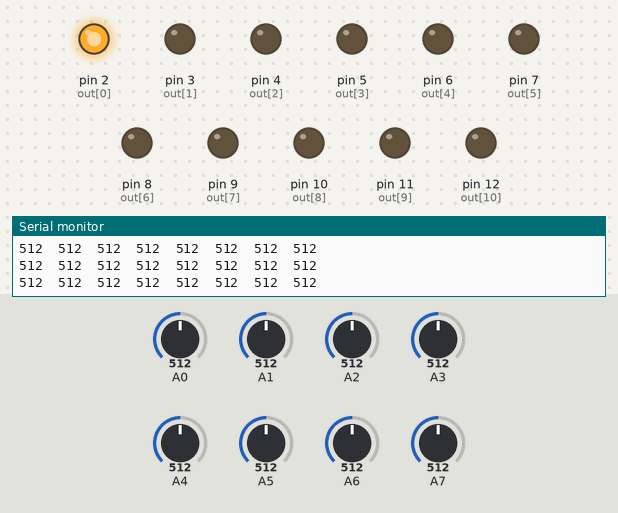
The sketch below on a simulated Arduino Nano, built with avr-gcc and run on an emulated ATmega328P. Parts: output pins drawn as LEDs (lit = HIGH), the last lines printed to the serial monitor. The inputs (shaded band) are chosen by the test bench; at power-on: A0 = 512, A1 = 512, A4 = 512, A2 = 512, A3 = 512, A5 = 512, A6 = 512, A7 = 512.

Above: at 1.2 s.
1.3 s: A0 set to 109
4.3 s: A0 set to 88
7.3 s: A1 set to 239
10.3 s: A1 set to 214
At 10.9 s:
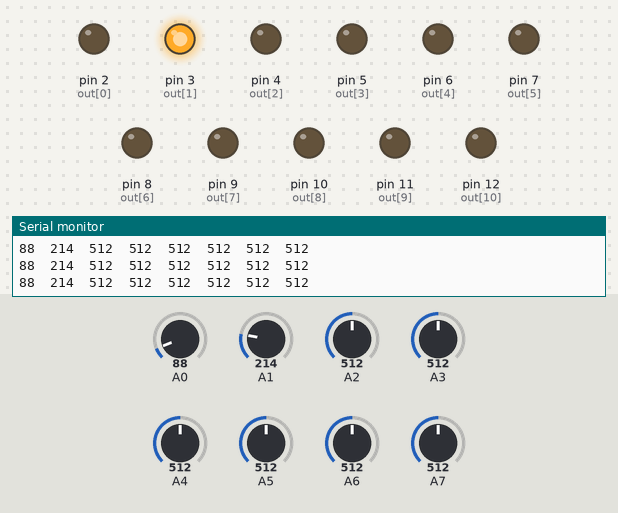
11.8 s: A4 set to 244
14.8 s: A4 set to 223
At 15.4 s:
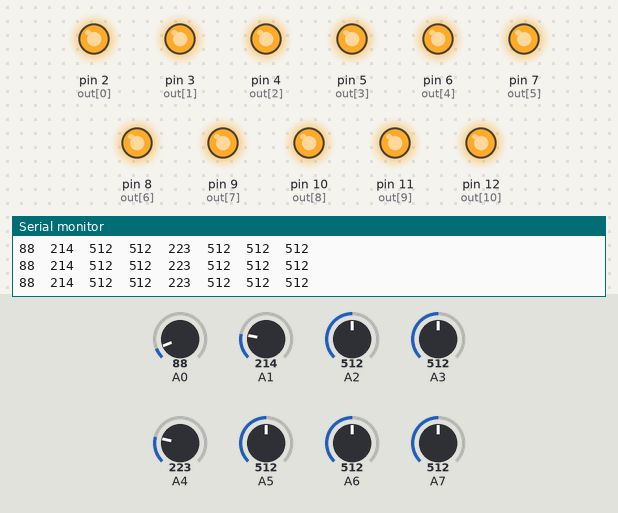
Timing chart, 0 to 17.3 s (numbered marks = the images above; inputs shaded):
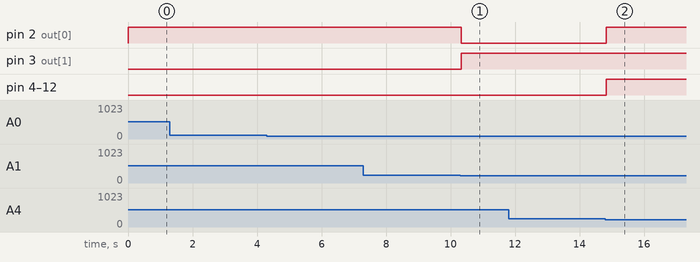

The sketch:

nano.ino
```cpp
  int colores[8];
  int out[11] = {2,3,4,5,6,7,8,9,10,11,12};
  int led = 13;

  void inicializacion(){
    for(int i = 0; i < 8; i++){
      colores[i] = 0;
    }
  }

  void lecturas_promedio(){
    //Lectura de fotorresistencias
    for(int j = 0; j < 10; j++){
      for(int i = 0; i < 8; i++){
        colores[i] += analogRead(i);
      }
    }
    for(int i = 0; i < 8; i++){
      colores[i] /= 10;
      Serial.print(colores[i]);
      Serial.print("\t");
    }
    Serial.println("");
  }

  void prendepin(){
    for(int i = 2; i < 11; i++){
      digitalWrite(out[i], HIGH);
    }
  }

  void apagapin(){
    for(int i = 2; i < 11; i++){
      digitalWrite(out[i], LOW);
    }
  }

  void apagatodo(){
    for(int i = 0; i < 11; i++){
      digitalWrite(out[i], LOW);
    }
  }

  const int extra_high = 570;
  const int high = 450;
  const int down = 230;
  const int tm = 20;

  void setup(){

   Serial.begin(9600);

   for(int i = 0; i < 12; i++){
    pinMode(out[i], OUTPUT);
   }
   inicializacion();
  }

  void loop(){

    inicializacion();
    lecturas_promedio();

    //Izquierdo
    if(colores[0] > down || colores[1] > down){
      digitalWrite(out[0], HIGH);
      digitalWrite(out[1], LOW);
      apagapin();
      digitalWrite(led, HIGH);
      delay(tm);
    }
    //Derecho
    else if(colores[4] > down || colores[5] > extra_high){
      digitalWrite(out[0], LOW);
      digitalWrite(out[1], HIGH);
      apagapin();
      digitalWrite(led, HIGH);
      delay(tm);
    }
    //Meta Arriba
    else if(colores[2] > down || colores[3] > down){
      digitalWrite(out[0], HIGH);
      digitalWrite(out[1], HIGH);
      prendepin();
      digitalWrite(led, HIGH);
      delay(tm);
    }

    //Meta Abajo
    else if(colores[6] > down || colores[7] > high){
      digitalWrite(out[0], HIGH);
      digitalWrite(out[1], HIGH);
      apagapin();
      digitalWrite(led, HIGH);
      delay(tm);
    }

    //Libre
    else{
      digitalWrite(out[0], LOW);
      digitalWrite(out[1], LOW);
      apagapin();
      digitalWrite(led, LOW);
    }
  }
```

Measured:
- the behaviour switches between 231 and 230 on A1 (found by bisection; images 0 and 1)
- the behaviour switches between 231 and 230 on A4 (found by bisection; images 1 and 2)
- after the input at 10.3 s, pin 2 (out[0]): HIGH → LOW at once; pin 3 (out[1]): LOW → HIGH at once
- after the input at 14.8 s, pin 2 (out[0]), pin 4 (out[2]), pin 5 (out[3]), pin 6 (out[4]), pin 7 (out[5]), pin 8 (out[6]), pin 9 (out[7]), pin 10 (out[8]), pin 11 (out[9]), pin 12 (out[10]): LOW → HIGH at once
